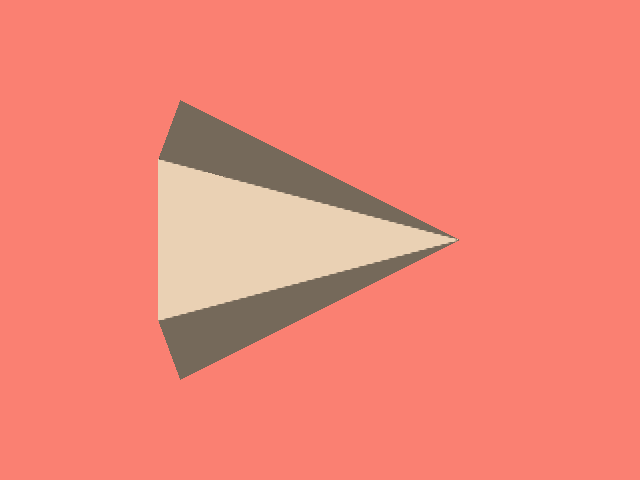

The script that drew this image:
#!/usr/bin/env python

# Render a cone using vtkConeSource.

# Factory overrides: importing these modules registers the OpenGL rendering
# and interaction style implementations for vtkRenderingCore factory classes.
import vtkmodules.vtkInteractionStyle  # noqa: F401
import vtkmodules.vtkRenderingOpenGL2  # noqa: F401
# VTK pipeline classes used in this example
from vtkmodules.vtkFiltersSources import vtkConeSource
from vtkmodules.vtkRenderingCore import (
    vtkActor,
    vtkPolyDataMapper,
    vtkRenderWindow,
    vtkRenderWindowInteractor,
    vtkRenderer,
)

# Colors (normalized RGB)
bisque_rgb = (1.0, 0.894, 0.769)
salmon_background_rgb = (0.980, 0.502, 0.447)

# Source: generate a cone
# Uncomment to increase resolution or reposition the cone.
cone_source = vtkConeSource()
# cone_source.SetResolution(60)
# cone_source.SetCenter(-2, 0, 0)

# Mapper: map cone geometry to graphics primitives
mapper = vtkPolyDataMapper()
mapper.SetInputConnection(cone_source.GetOutputPort())

# Actor: set visual properties and color
actor = vtkActor()
actor.SetMapper(mapper)
actor.GetProperty().SetDiffuseColor(bisque_rgb)

# Renderer: assemble the scene
renderer = vtkRenderer()
renderer.AddActor(actor)
renderer.SetBackground(salmon_background_rgb)

# Window: display the rendered scene
render_window = vtkRenderWindow()
render_window.AddRenderer(renderer)
render_window.SetWindowName("cone")
render_window.SetMultiSamples(0)
render_window.SetSize(640, 480)

# Interactor: handle mouse and keyboard events
render_window_interactor = vtkRenderWindowInteractor()
render_window_interactor.SetRenderWindow(render_window)

# Launch the interactive visualization
render_window_interactor.Initialize()
render_window_interactor.Start()
